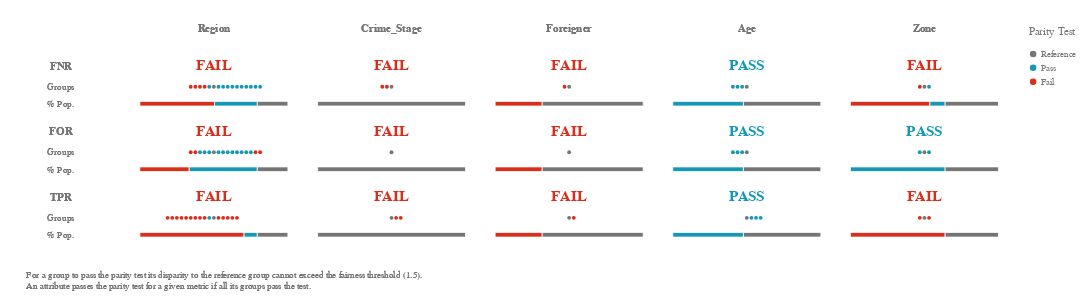

Notebook cell for this chart:
### Code cell
ap.summary(grupo_definido, metrics, fairness_threshold = disparity_tolerance)
